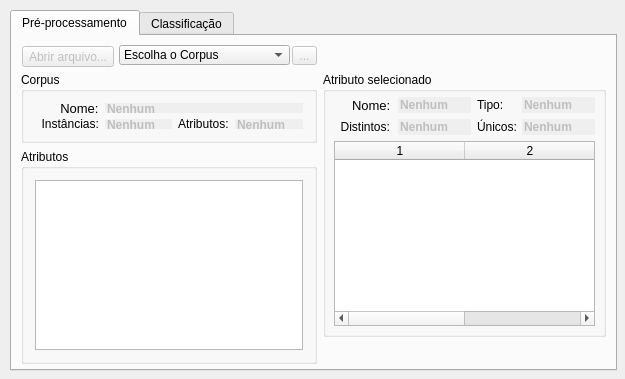
<?xml version="1.0" encoding="UTF-8"?>
<ui version="4.0">
 <class>Janela</class>
 <widget class="QWidget" name="Janela">
  <property name="geometry">
   <rect>
    <x>0</x>
    <y>0</y>
    <width>625</width>
    <height>379</height>
   </rect>
  </property>
  <property name="windowTitle">
   <string>FAMA</string>
  </property>
  <widget class="QTabWidget" name="tabWidget">
   <property name="geometry">
    <rect>
     <x>10</x>
     <y>10</y>
     <width>607</width>
     <height>361</height>
    </rect>
   </property>
   <property name="font">
    <font>
     <pointsize>9</pointsize>
    </font>
   </property>
   <property name="currentIndex">
    <number>0</number>
   </property>
   <widget class="QWidget" name="tab_preProcess">
    <attribute name="title">
     <string>Pré-processamento</string>
    </attribute>
    <widget class="QComboBox" name="comboBox_corpus">
     <property name="geometry">
      <rect>
       <x>107</x>
       <y>9</y>
       <width>171</width>
       <height>20</height>
      </rect>
     </property>
     <property name="insertPolicy">
      <enum>QComboBox::InsertAlphabetically</enum>
     </property>
     <item>
      <property name="text">
       <string>Escolha o Corpus</string>
      </property>
     </item>
    </widget>
    <widget class="QGroupBox" name="groupBox_relatorioGeral">
     <property name="geometry">
      <rect>
       <x>9</x>
       <y>36</y>
       <width>296</width>
       <height>71</height>
      </rect>
     </property>
     <property name="maximumSize">
      <size>
       <width>16777215</width>
       <height>71</height>
      </size>
     </property>
     <property name="font">
      <font>
       <pointsize>9</pointsize>
      </font>
     </property>
     <property name="title">
      <string>Corpus</string>
     </property>
     <property name="flat">
      <bool>false</bool>
     </property>
     <property name="checkable">
      <bool>false</bool>
     </property>
     <layout class="QGridLayout" name="gridLayout">
      <item row="0" column="0">
       <widget class="QLabel" name="label_relatorio">
        <property name="font">
         <font>
          <pointsize>10</pointsize>
         </font>
        </property>
        <property name="text">
         <string>       Nome:</string>
        </property>
       </widget>
      </item>
      <item row="0" column="1" colspan="3">
       <widget class="QLineEdit" name="lineEdit_relatorio">
        <property name="enabled">
         <bool>false</bool>
        </property>
        <property name="font">
         <font>
          <family>Arial</family>
          <weight>75</weight>
          <bold>true</bold>
         </font>
        </property>
        <property name="cursor">
         <cursorShape>ArrowCursor</cursorShape>
        </property>
        <property name="text">
         <string>Nenhum</string>
        </property>
        <property name="frame">
         <bool>false</bool>
        </property>
       </widget>
      </item>
      <item row="1" column="0">
       <widget class="QLabel" name="label_instancias">
        <property name="font">
         <font>
          <pointsize>9</pointsize>
         </font>
        </property>
        <property name="text">
         <string>  Instâncias:</string>
        </property>
       </widget>
      </item>
      <item row="1" column="1">
       <widget class="QLineEdit" name="lineEdit_instancias">
        <property name="enabled">
         <bool>false</bool>
        </property>
        <property name="font">
         <font>
          <family>Arial</family>
          <weight>75</weight>
          <bold>true</bold>
         </font>
        </property>
        <property name="cursor">
         <cursorShape>ArrowCursor</cursorShape>
        </property>
        <property name="text">
         <string>Nenhum</string>
        </property>
        <property name="frame">
         <bool>false</bool>
        </property>
       </widget>
      </item>
      <item row="1" column="2">
       <widget class="QLabel" name="label_atributos">
        <property name="font">
         <font>
          <pointsize>9</pointsize>
         </font>
        </property>
        <property name="text">
         <string>Atributos:</string>
        </property>
       </widget>
      </item>
      <item row="1" column="3">
       <widget class="QLineEdit" name="lineEdit_atributos">
        <property name="enabled">
         <bool>false</bool>
        </property>
        <property name="font">
         <font>
          <family>Arial</family>
          <weight>75</weight>
          <bold>true</bold>
         </font>
        </property>
        <property name="cursor">
         <cursorShape>ArrowCursor</cursorShape>
        </property>
        <property name="text">
         <string>Nenhum</string>
        </property>
        <property name="frame">
         <bool>false</bool>
        </property>
       </widget>
      </item>
     </layout>
    </widget>
    <widget class="QGroupBox" name="groupBox_atributoSelecionado">
     <property name="geometry">
      <rect>
       <x>311</x>
       <y>36</y>
       <width>283</width>
       <height>265</height>
      </rect>
     </property>
     <property name="font">
      <font>
       <pointsize>9</pointsize>
      </font>
     </property>
     <property name="title">
      <string>Atributo selecionado</string>
     </property>
     <property name="flat">
      <bool>false</bool>
     </property>
     <property name="checkable">
      <bool>false</bool>
     </property>
     <widget class="QLabel" name="label_nome">
      <property name="geometry">
       <rect>
        <x>11</x>
        <y>25</y>
        <width>58</width>
        <height>16</height>
       </rect>
      </property>
      <property name="maximumSize">
       <size>
        <width>16777215</width>
        <height>16</height>
       </size>
      </property>
      <property name="font">
       <font>
        <pointsize>10</pointsize>
       </font>
      </property>
      <property name="text">
       <string>     Nome:</string>
      </property>
     </widget>
     <widget class="QLineEdit" name="lineEdit_nome">
      <property name="enabled">
       <bool>false</bool>
      </property>
      <property name="geometry">
       <rect>
        <x>75</x>
        <y>25</y>
        <width>73</width>
        <height>16</height>
       </rect>
      </property>
      <property name="maximumSize">
       <size>
        <width>16777215</width>
        <height>16</height>
       </size>
      </property>
      <property name="font">
       <font>
        <family>Arial</family>
        <weight>75</weight>
        <bold>true</bold>
        <strikeout>false</strikeout>
        <stylestrategy>PreferDefault</stylestrategy>
        <kerning>true</kerning>
       </font>
      </property>
      <property name="cursor">
       <cursorShape>ArrowCursor</cursorShape>
      </property>
      <property name="text">
       <string>Nenhum</string>
      </property>
      <property name="frame">
       <bool>false</bool>
      </property>
     </widget>
     <widget class="QLabel" name="label_tipo">
      <property name="geometry">
       <rect>
        <x>154</x>
        <y>25</y>
        <width>28</width>
        <height>16</height>
       </rect>
      </property>
      <property name="maximumSize">
       <size>
        <width>16777215</width>
        <height>16</height>
       </size>
      </property>
      <property name="font">
       <font>
        <pointsize>9</pointsize>
       </font>
      </property>
      <property name="text">
       <string>Tipo:</string>
      </property>
     </widget>
     <widget class="QLineEdit" name="lineEdit_tipo">
      <property name="enabled">
       <bool>false</bool>
      </property>
      <property name="geometry">
       <rect>
        <x>199</x>
        <y>25</y>
        <width>73</width>
        <height>16</height>
       </rect>
      </property>
      <property name="maximumSize">
       <size>
        <width>16777215</width>
        <height>16</height>
       </size>
      </property>
      <property name="font">
       <font>
        <family>Arial</family>
        <weight>75</weight>
        <bold>true</bold>
        <strikeout>false</strikeout>
        <stylestrategy>PreferDefault</stylestrategy>
        <kerning>true</kerning>
       </font>
      </property>
      <property name="cursor">
       <cursorShape>ArrowCursor</cursorShape>
      </property>
      <property name="text">
       <string>Nenhum</string>
      </property>
      <property name="frame">
       <bool>false</bool>
      </property>
     </widget>
     <widget class="QLabel" name="label_distintos">
      <property name="geometry">
       <rect>
        <x>11</x>
        <y>47</y>
        <width>58</width>
        <height>16</height>
       </rect>
      </property>
      <property name="maximumSize">
       <size>
        <width>16777215</width>
        <height>16</height>
       </size>
      </property>
      <property name="font">
       <font>
        <pointsize>9</pointsize>
       </font>
      </property>
      <property name="text">
       <string>  Distintos:</string>
      </property>
     </widget>
     <widget class="QLineEdit" name="lineEdit_distintos">
      <property name="enabled">
       <bool>false</bool>
      </property>
      <property name="geometry">
       <rect>
        <x>75</x>
        <y>47</y>
        <width>73</width>
        <height>16</height>
       </rect>
      </property>
      <property name="maximumSize">
       <size>
        <width>16777215</width>
        <height>16</height>
       </size>
      </property>
      <property name="font">
       <font>
        <family>Arial</family>
        <weight>75</weight>
        <bold>true</bold>
       </font>
      </property>
      <property name="cursor">
       <cursorShape>ArrowCursor</cursorShape>
      </property>
      <property name="text">
       <string>Nenhum</string>
      </property>
      <property name="frame">
       <bool>false</bool>
      </property>
     </widget>
     <widget class="QLabel" name="label_unicos">
      <property name="geometry">
       <rect>
        <x>154</x>
        <y>47</y>
        <width>39</width>
        <height>16</height>
       </rect>
      </property>
      <property name="maximumSize">
       <size>
        <width>16777215</width>
        <height>16</height>
       </size>
      </property>
      <property name="font">
       <font>
        <pointsize>9</pointsize>
       </font>
      </property>
      <property name="text">
       <string>Únicos:</string>
      </property>
     </widget>
     <widget class="QLineEdit" name="lineEdit_unicos">
      <property name="enabled">
       <bool>false</bool>
      </property>
      <property name="geometry">
       <rect>
        <x>199</x>
        <y>47</y>
        <width>73</width>
        <height>16</height>
       </rect>
      </property>
      <property name="maximumSize">
       <size>
        <width>16777215</width>
        <height>16</height>
       </size>
      </property>
      <property name="font">
       <font>
        <family>Arial</family>
        <weight>75</weight>
        <bold>true</bold>
       </font>
      </property>
      <property name="cursor">
       <cursorShape>ArrowCursor</cursorShape>
      </property>
      <property name="text">
       <string>Nenhum</string>
      </property>
      <property name="frame">
       <bool>false</bool>
      </property>
     </widget>
     <widget class="QTableWidget" name="tableWidget_estatistica">
      <property name="geometry">
       <rect>
        <x>11</x>
        <y>69</y>
        <width>261</width>
        <height>185</height>
       </rect>
      </property>
      <property name="editTriggers">
       <set>QAbstractItemView::NoEditTriggers</set>
      </property>
      <property name="tabKeyNavigation">
       <bool>false</bool>
      </property>
      <property name="alternatingRowColors">
       <bool>true</bool>
      </property>
      <property name="selectionMode">
       <enum>QAbstractItemView::SingleSelection</enum>
      </property>
      <property name="selectionBehavior">
       <enum>QAbstractItemView::SelectRows</enum>
      </property>
      <property name="showGrid">
       <bool>false</bool>
      </property>
      <property name="sortingEnabled">
       <bool>true</bool>
      </property>
      <property name="columnCount">
       <number>2</number>
      </property>
      <attribute name="horizontalHeaderCascadingSectionResizes">
       <bool>false</bool>
      </attribute>
      <attribute name="horizontalHeaderDefaultSectionSize">
       <number>130</number>
      </attribute>
      <attribute name="horizontalHeaderMinimumSectionSize">
       <number>26</number>
      </attribute>
      <attribute name="horizontalHeaderShowSortIndicator" stdset="0">
       <bool>true</bool>
      </attribute>
      <attribute name="horizontalHeaderStretchLastSection">
       <bool>true</bool>
      </attribute>
      <attribute name="verticalHeaderVisible">
       <bool>false</bool>
      </attribute>
      <attribute name="verticalHeaderDefaultSectionSize">
       <number>17</number>
      </attribute>
      <attribute name="verticalHeaderMinimumSectionSize">
       <number>17</number>
      </attribute>
      <column/>
      <column/>
     </widget>
    </widget>
    <widget class="QGroupBox" name="groupBox_atributos">
     <property name="geometry">
      <rect>
       <x>9</x>
       <y>113</y>
       <width>296</width>
       <height>215</height>
      </rect>
     </property>
     <property name="font">
      <font>
       <pointsize>9</pointsize>
      </font>
     </property>
     <property name="title">
      <string>Atributos</string>
     </property>
     <layout class="QGridLayout" name="gridLayout_3">
      <item row="0" column="0">
       <widget class="QTableWidget" name="tableWidget_atributos">
        <property name="font">
         <font>
          <pointsize>8</pointsize>
         </font>
        </property>
        <property name="layoutDirection">
         <enum>Qt::LeftToRight</enum>
        </property>
        <property name="editTriggers">
         <set>QAbstractItemView::NoEditTriggers</set>
        </property>
        <property name="tabKeyNavigation">
         <bool>false</bool>
        </property>
        <property name="alternatingRowColors">
         <bool>true</bool>
        </property>
        <property name="selectionMode">
         <enum>QAbstractItemView::SingleSelection</enum>
        </property>
        <property name="selectionBehavior">
         <enum>QAbstractItemView::SelectRows</enum>
        </property>
        <property name="showGrid">
         <bool>false</bool>
        </property>
        <property name="sortingEnabled">
         <bool>true</bool>
        </property>
        <property name="columnCount">
         <number>2</number>
        </property>
        <attribute name="horizontalHeaderVisible">
         <bool>false</bool>
        </attribute>
        <attribute name="horizontalHeaderDefaultSectionSize">
         <number>50</number>
        </attribute>
        <attribute name="horizontalHeaderStretchLastSection">
         <bool>true</bool>
        </attribute>
        <attribute name="verticalHeaderVisible">
         <bool>false</bool>
        </attribute>
        <attribute name="verticalHeaderDefaultSectionSize">
         <number>17</number>
        </attribute>
        <column/>
        <column/>
       </widget>
      </item>
     </layout>
    </widget>
    <widget class="QToolButton" name="toolButton_construtor">
     <property name="enabled">
      <bool>false</bool>
     </property>
     <property name="geometry">
      <rect>
       <x>280</x>
       <y>10</y>
       <width>25</width>
       <height>19</height>
      </rect>
     </property>
     <property name="text">
      <string>...</string>
     </property>
    </widget>
    <widget class="QPushButton" name="pushButton_abrir">
     <property name="enabled">
      <bool>false</bool>
     </property>
     <property name="geometry">
      <rect>
       <x>10</x>
       <y>10</y>
       <width>92</width>
       <height>21</height>
      </rect>
     </property>
     <property name="maximumSize">
      <size>
       <width>101</width>
       <height>21</height>
      </size>
     </property>
     <property name="font">
      <font>
       <italic>false</italic>
       <underline>false</underline>
       <strikeout>false</strikeout>
      </font>
     </property>
     <property name="cursor">
      <cursorShape>ArrowCursor</cursorShape>
     </property>
     <property name="layoutDirection">
      <enum>Qt::LeftToRight</enum>
     </property>
     <property name="autoFillBackground">
      <bool>false</bool>
     </property>
     <property name="text">
      <string>Abrir arquivo...</string>
     </property>
     <property name="autoDefault">
      <bool>true</bool>
     </property>
     <property name="default">
      <bool>false</bool>
     </property>
     <property name="flat">
      <bool>false</bool>
     </property>
    </widget>
   </widget>
   <widget class="QWidget" name="tab_validacao">
    <attribute name="title">
     <string>Classificação</string>
    </attribute>
    <widget class="QComboBox" name="comboBox_classificador">
     <property name="geometry">
      <rect>
       <x>20</x>
       <y>10</y>
       <width>261</width>
       <height>20</height>
      </rect>
     </property>
     <property name="insertPolicy">
      <enum>QComboBox::InsertAlphabetically</enum>
     </property>
     <item>
      <property name="text">
       <string>Escolha o Método</string>
      </property>
     </item>
    </widget>
    <widget class="QGroupBox" name="groupBox_opcoesTeste">
     <property name="geometry">
      <rect>
       <x>10</x>
       <y>40</y>
       <width>261</width>
       <height>141</height>
      </rect>
     </property>
     <property name="title">
      <string>Opções de Teste</string>
     </property>
     <widget class="QRadioButton" name="radioButton_treino">
      <property name="geometry">
       <rect>
        <x>10</x>
        <y>30</y>
        <width>171</width>
        <height>17</height>
       </rect>
      </property>
      <property name="text">
       <string>Utilizar conjunto de treino</string>
      </property>
     </widget>
     <widget class="QRadioButton" name="radioButton_teste">
      <property name="geometry">
       <rect>
        <x>10</x>
        <y>50</y>
        <width>181</width>
        <height>16</height>
       </rect>
      </property>
      <property name="text">
       <string>Fornecer conjunto de teste</string>
      </property>
     </widget>
     <widget class="QPushButton" name="pushButton_teste">
      <property name="geometry">
       <rect>
        <x>190</x>
        <y>50</y>
        <width>51</width>
        <height>16</height>
       </rect>
      </property>
      <property name="font">
       <font>
        <pointsize>8</pointsize>
       </font>
      </property>
      <property name="text">
       <string>Abrir</string>
      </property>
     </widget>
     <widget class="QRadioButton" name="radioButton_kDobras">
      <property name="geometry">
       <rect>
        <x>10</x>
        <y>70</y>
        <width>121</width>
        <height>17</height>
       </rect>
      </property>
      <property name="text">
       <string>Validação cruzada</string>
      </property>
     </widget>
     <widget class="QLabel" name="label_kDobras">
      <property name="geometry">
       <rect>
        <x>140</x>
        <y>70</y>
        <width>46</width>
        <height>16</height>
       </rect>
      </property>
      <property name="text">
       <string>Dobras</string>
      </property>
     </widget>
     <widget class="QLineEdit" name="lineEdit_kDobras">
      <property name="geometry">
       <rect>
        <x>190</x>
        <y>70</y>
        <width>51</width>
        <height>16</height>
       </rect>
      </property>
      <property name="inputMask">
       <string/>
      </property>
      <property name="maxLength">
       <number>3</number>
      </property>
      <property name="frame">
       <bool>true</bool>
      </property>
      <property name="cursorPosition">
       <number>0</number>
      </property>
     </widget>
     <widget class="QRadioButton" name="radioButton_divisao">
      <property name="geometry">
       <rect>
        <x>10</x>
        <y>90</y>
        <width>161</width>
        <height>17</height>
       </rect>
      </property>
      <property name="text">
       <string>Porcentagem de divisão</string>
      </property>
     </widget>
     <widget class="QLineEdit" name="lineEdit_divisao">
      <property name="geometry">
       <rect>
        <x>190</x>
        <y>90</y>
        <width>51</width>
        <height>16</height>
       </rect>
      </property>
      <property name="inputMask">
       <string/>
      </property>
      <property name="maxLength">
       <number>2</number>
      </property>
      <property name="frame">
       <bool>true</bool>
      </property>
     </widget>
     <widget class="QLabel" name="label_kDobras_2">
      <property name="geometry">
       <rect>
        <x>170</x>
        <y>90</y>
        <width>16</width>
        <height>16</height>
       </rect>
      </property>
      <property name="text">
       <string>%</string>
      </property>
     </widget>
     <widget class="QPushButton" name="pushButton_2">
      <property name="geometry">
       <rect>
        <x>10</x>
        <y>110</y>
        <width>231</width>
        <height>21</height>
       </rect>
      </property>
      <property name="text">
       <string>Opções</string>
      </property>
     </widget>
    </widget>
    <widget class="QPushButton" name="pushButton">
     <property name="geometry">
      <rect>
       <x>50</x>
       <y>200</y>
       <width>181</width>
       <height>21</height>
      </rect>
     </property>
     <property name="text">
      <string>Start</string>
     </property>
    </widget>
   </widget>
  </widget>
 </widget>
 <layoutdefault spacing="6" margin="11"/>
 <resources/>
 <connections>
  <connection>
   <sender>tableWidget_atributos</sender>
   <signal>cellClicked(int,int)</signal>
   <receiver>Janela</receiver>
   <slot>atributoSelecionado(int,int)</slot>
   <hints>
    <hint type="sourcelabel">
     <x>269</x>
     <y>231</y>
    </hint>
    <hint type="destinationlabel">
     <x>327</x>
     <y>0</y>
    </hint>
   </hints>
  </connection>
  <connection>
   <sender>comboBox_corpus</sender>
   <signal>activated(int)</signal>
   <receiver>Janela</receiver>
   <slot>habilitarBotao(int)</slot>
   <hints>
    <hint type="sourcelabel">
     <x>288</x>
     <y>59</y>
    </hint>
    <hint type="destinationlabel">
     <x>285</x>
     <y>4</y>
    </hint>
   </hints>
  </connection>
  <connection>
   <sender>toolButton_construtor</sender>
   <signal>clicked()</signal>
   <receiver>Janela</receiver>
   <slot>definirParametros()</slot>
   <hints>
    <hint type="sourcelabel">
     <x>310</x>
     <y>44</y>
    </hint>
    <hint type="destinationlabel">
     <x>353</x>
     <y>373</y>
    </hint>
   </hints>
  </connection>
  <connection>
   <sender>pushButton_abrir</sender>
   <signal>clicked()</signal>
   <receiver>Janela</receiver>
   <slot>abrirArquivo()</slot>
   <hints>
    <hint type="sourcelabel">
     <x>87</x>
     <y>47</y>
    </hint>
    <hint type="destinationlabel">
     <x>114</x>
     <y>0</y>
    </hint>
   </hints>
  </connection>
  <connection>
   <sender>comboBox_classificador</sender>
   <signal>currentIndexChanged(int)</signal>
   <receiver>Janela</receiver>
   <slot>escolherClassificador(int)</slot>
   <hints>
    <hint type="sourcelabel">
     <x>162</x>
     <y>51</y>
    </hint>
    <hint type="destinationlabel">
     <x>190</x>
     <y>5</y>
    </hint>
   </hints>
  </connection>
 </connections>
 <slots>
  <slot>abrirArquivo()</slot>
  <slot>habilitarBotao(int)</slot>
  <slot>atributoSelecionado(int,int)</slot>
  <slot>definirParametros()</slot>
  <slot>escolherClassificador(int)</slot>
 </slots>
</ui>
